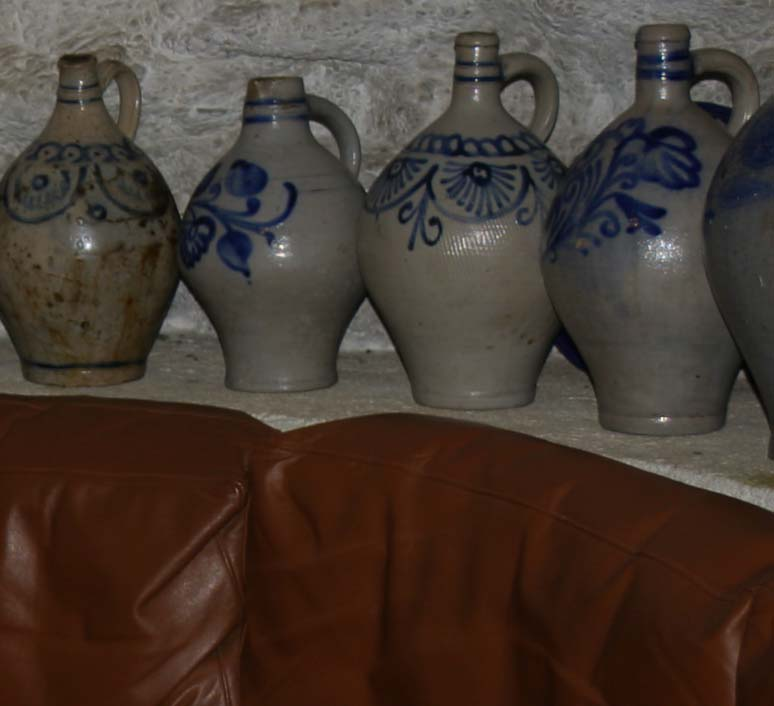
%> input picture Assignment2/HW2_Alignment/Q5/input/flash1.jpg, 774 x 706 px
$ octave Q5_2.m   (GNU Octave 9; MATLAB toolbox functions it lacks are replaced by stand-ins)
%> lines starting %> are read from the running program, lines starting %| are printed output that depends on the picture
close all
clc
clear
im1 = double(rgb2gray(imread('../input/flash1.jpg')))./255;
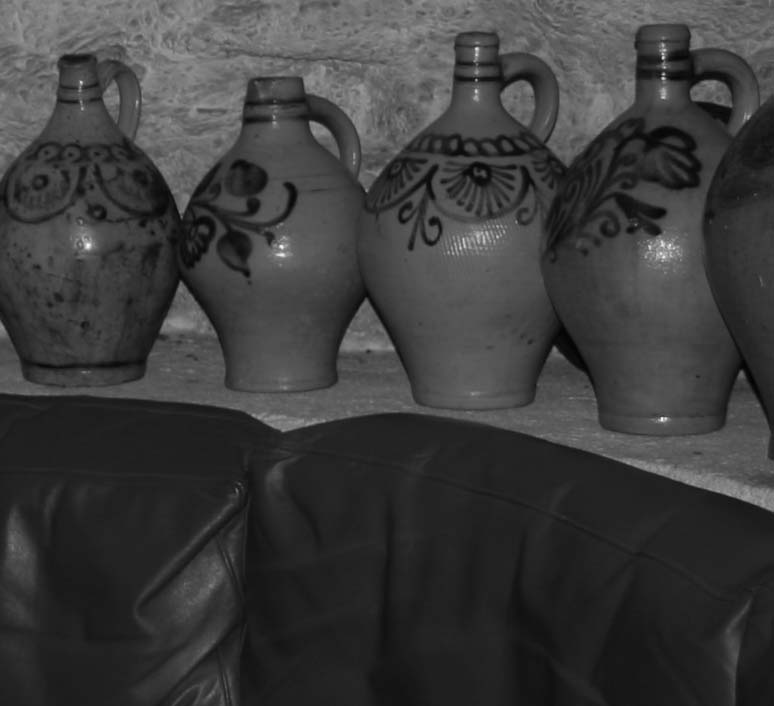
%> im1: size 706x774 double; min 0, max 0.984, mean 0.233
im2 = double(rgb2gray(imread('../input/noflash1.jpg')))./255;
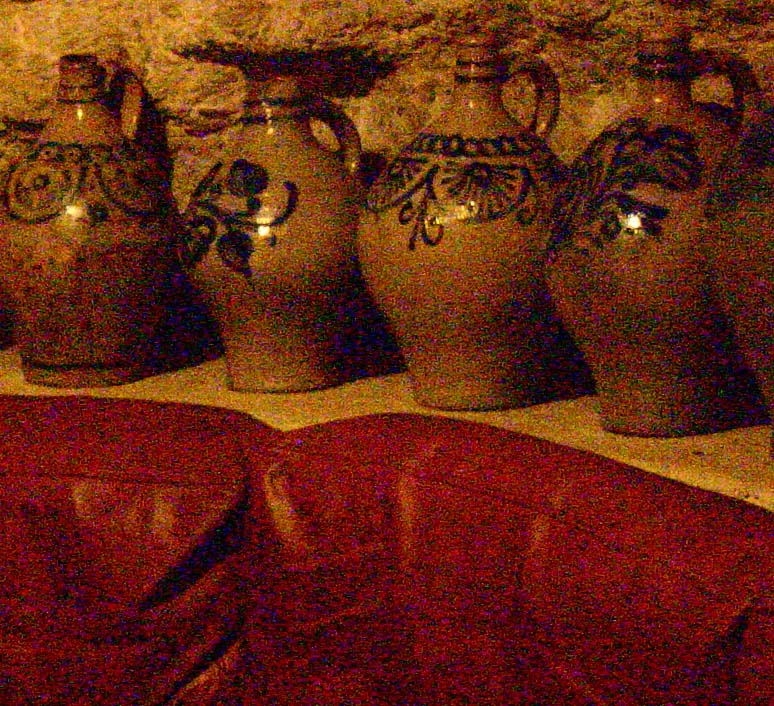
%> input picture Assignment2/HW2_Alignment/Q5/input/noflash1.jpg, 774 x 706 px
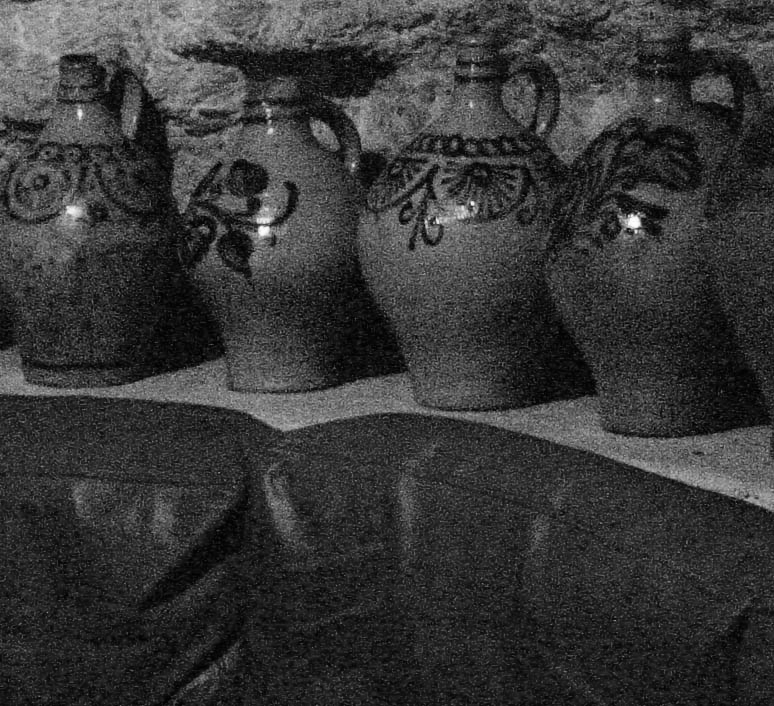
%> im2: size 706x774 double; min 0, max 0.996, mean 0.215
im1=imresize(im1,0.5);
%> im1: size 353x387 double
im2=imresize(im2,0.5);
%> im2: size 353x387 double

[x,y]=size(im1);
%> x = 353; y = 387

im2_1=imrotate(im2,23.5,'bilinear','crop');
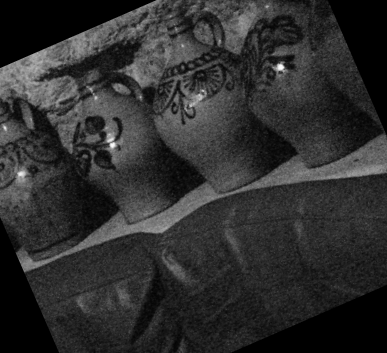
%> im2_1: size 353x387 double; min 0, max 0.987, mean 0.184
im2_2=imtranslate(im2_1,[-3,0]);
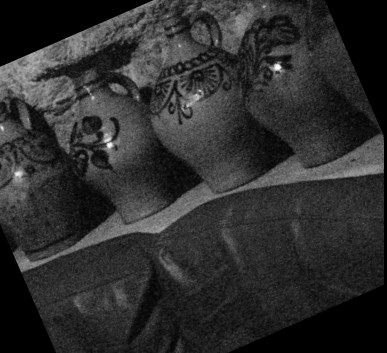
%> im2_2: size 353x387 double; min 0, max 0.987, mean 0.183
noise=(8.*rand(size(im2)))./255;
noise(im2_2<0.00001)=0;
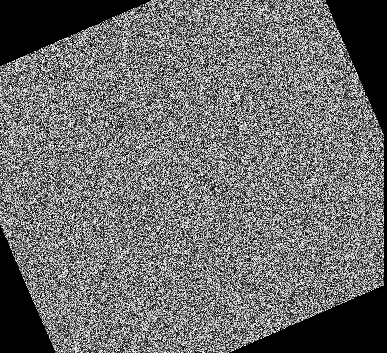
%> noise: size 353x387 double; min 0, max 0.0314, mean 0.0135; drawn with min black and max white
im2_3=min(1,max(0,im2_2+noise));
im2_4=im2_3*255;

im1_1=im1*255;
entropy=zeros(25,121);
min_val=100000;
min_theta=0; min_t=0;
fprintf('Running for rotation angle\n');
%> (the run ends here)
